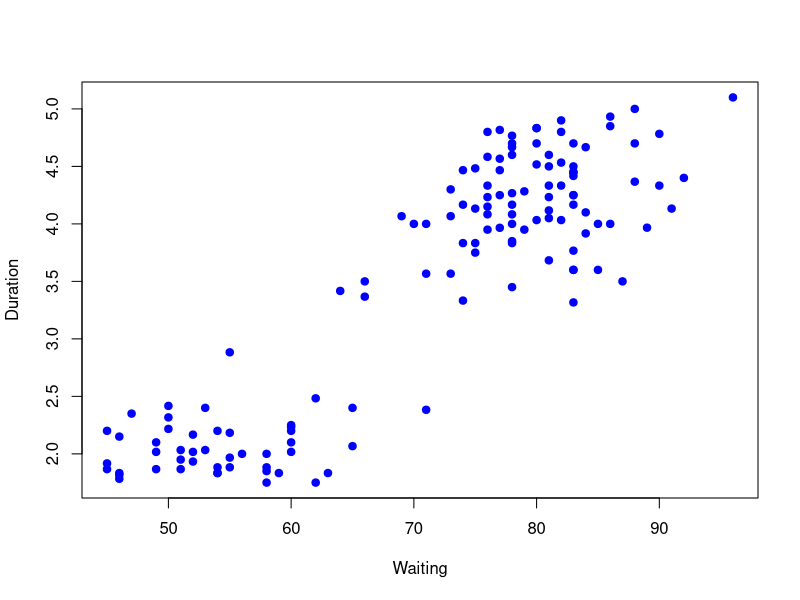
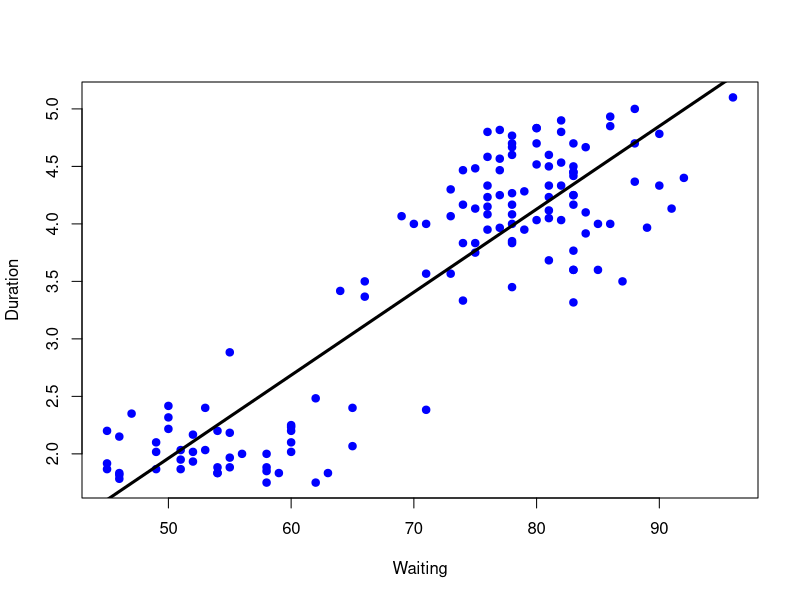
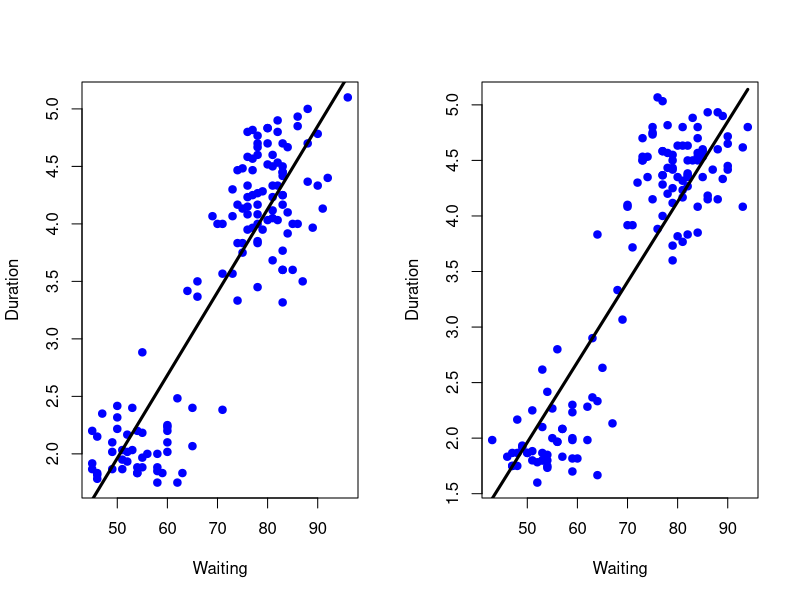
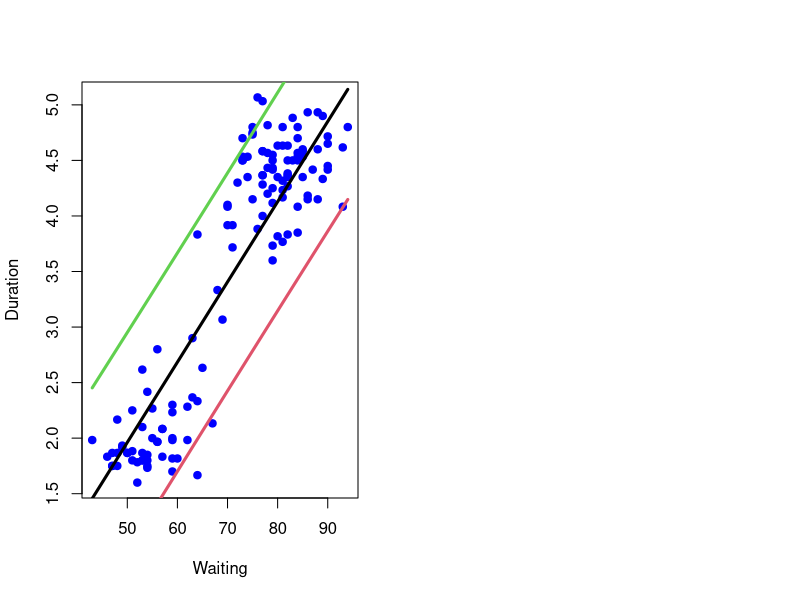

Here is the R script that generated these plots, in order:
# Example: Old faithful eruptions
library(caret)
library(lattice)
library(ggplot2)
data(faithful)
set.seed(333)
inTrain<-createDataPartition(y=faithful$waiting,p=0.5,list=F)
trainFaith<-faithful[inTrain,]
testFaith<-faithful[-inTrain,]
head(trainFaith)

# Eruption duration versus waiting time
plot(trainFaith$waiting,trainFaith$eruptions,pch=19,col="blue",xlab="Waiting",ylab="Duration")

# Fit a linear model
lm1<-lm(eruptions~waiting,data=trainFaith)
summary(lm1)

# Model fit
plot(trainFaith$waiting,trainFaith$eruptions,pch=19,col="blue",xlab="Waiting",ylab="Duration")
 # lwd control the thickness of the line
lines(trainFaith$waiting,lm1$fitted,lwd=3)

# Predict a new value
coef(lm1)[1]+coef(lm1)[2]*80
newdata<-data.frame(waiting=80)
predict(lm1,newdata)

# Plot predictions - training and test
par(mfrow=c(1,2))
plot(trainFaith$waiting,trainFaith$eruptions,pch=19,col="blue",xlab="Waiting",ylab="Duration")
lines(trainFaith$waiting,predict(lm1),lwd=3)
plot(testFaith$waiting,testFaith$eruptions,pch=19,col="blue",xlab="Waiting",ylab="Duration")
lines(testFaith$waiting,predict(lm1,newdata=testFaith),lwd=3)

# Get training set / test set errors
sqrt(sum((lm1$fitted-trainFaith$eruptions)^2))
sqrt(sum((predict(lm1,newdata=testFaith)-testFaith$eruptions)^2))

# Prediction intervals
pred1<-predict(lm1,newdata=testFaith,interval="prediction")
summary(pred1)
ord<-order(testFaith$waiting)
plot(testFaith$waiting,testFaith$eruptions,pch=19,col="blue",xlab="Waiting",ylab="Duration")
  # lty means line types(1~5),lwd means line widths
matlines(testFaith$waiting[ord],pred1[ord,],type="l",,col=c(1,2,3),lty=c(1,1,1),lwd=3)

# Same process with caret
modelFit<-train(eruptions~waiting,data=trainFaith,method="glm")
summary(modelFit$finalModel)